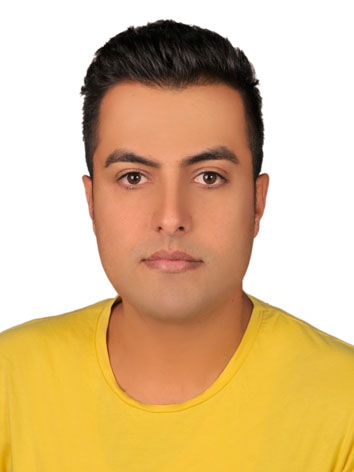
#> input picture behzad.jpg, 354 x 472 px
$ jupyter execute Untitled5.ipynb
#> lines starting #> are read from the running program, lines starting #| are printed output that depends on the picture
[cell 1]
import cv2
import numpy as np
import matplotlib.pyplot as plt
import os

# توابع
def apply_smoothing(image):
    return cv2.bilateralFilter(image, d=9, sigmaColor=75, sigmaSpace=75)

def detect_edges(image):
    gray = cv2.cvtColor(image, cv2.COLOR_BGR2GRAY)
    blurred = cv2.medianBlur(gray, 7)
    edges = cv2.Canny(blurred, threshold1=50, threshold2=100)
    edges = cv2.cvtColor(edges, cv2.COLOR_GRAY2BGR)
    return edges

def apply_cartoon_effect(image):
    smooth = apply_smoothing(image)
    edges = detect_edges(image)
    cartoon = cv2.addWeighted(smooth, 0.8, edges, 0.2, 0)
    return cartoon

# خواندن عکس‌ها
images = []
image_names = ["behzad.jpg", "samapic.png"]  # بدون فاصله اضافه در نام فایل

for image_name in image_names:
    if os.path.exists(image_name):
        img = cv2.imread(image_name)
#> img is the input picture: shape (472, 354, 3); mean B, G, R 142.3, 188, 219.7
        if img is not None:
            images.append(img)
        else:
            print(f"⚠️ خطای خواندن عکس: {image_name}")
    else:
        print(f"❌ عکس '{image_name}' پیدا نشد!")

# اعمال فیلتر روی همه‌ی عکس‌ها
cartoon_images = []
for img in images:
    cartoon_img = apply_cartoon_effect(img)
    cartoon_images.append(cartoon_img)
#> this loop made 1 pass
#> pass 1, in detect_edges, `gray = cv2.cvtColor(image, cv2.COLOR_BGR2GRAY)`:
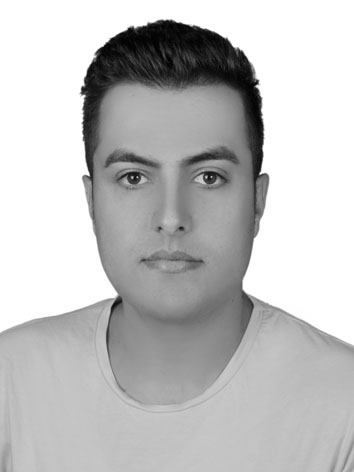
#> gray: shape (472, 354); min 0, max 255, mean 192.3
#> pass 1, in detect_edges, `edges = cv2.Canny(blurred, threshold1=50, threshold2=100)`:
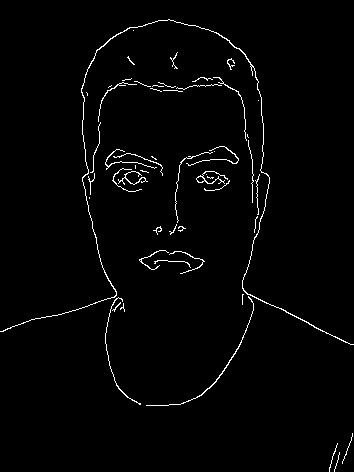
#> edges: shape (472, 354); 1.8% white in thin lines or dots
#> after the loop, cartoon_images = 1 item

# نمایش نتایج (برای هر عکس)
for i in range(len(images)):
    plt.figure(figsize=(10, 5))
    plt.subplot(1, 2, 1)
    plt.imshow(cv2.cvtColor(images[i], cv2.COLOR_BGR2RGB))
    plt.title('تصویر اصلی')
    plt.axis('off')

    plt.subplot(1, 2, 2)
    plt.imshow(cv2.cvtColor(cartoon_images[i], cv2.COLOR_BGR2RGB))
    plt.title('تصویر کارتونی')
    plt.axis('off')
    plt.show()
#> this loop made 1 pass
#> pass 1, `plt.show()`:
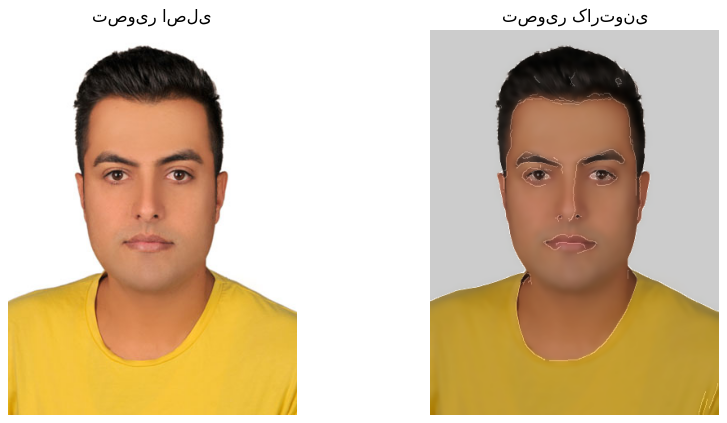
#> figure drawn by matplotlib, 2 panels
